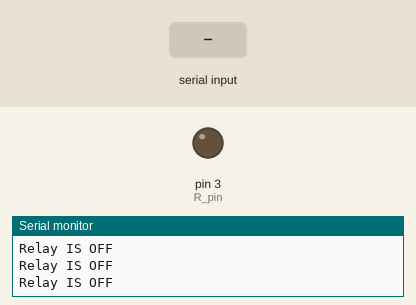
Recording of a sketch running on a simulated Arduino Uno, built with avr-gcc and run on an emulated ATmega328P. Shown: output pins drawn as LEDs (lit = HIGH), the last lines printed to the serial monitor. The test bench sets the inputs (shaded band).

Above: at 1.2 s.
1.3 s: byte 1 (1) received over Serial
At 2.0 s:
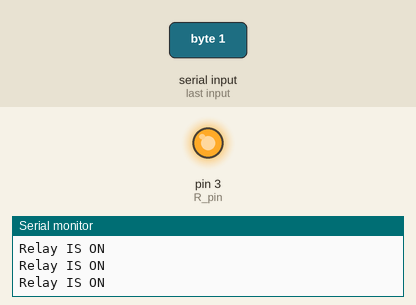
4.7 s: byte 0 (0) received over Serial
At 6.1 s:
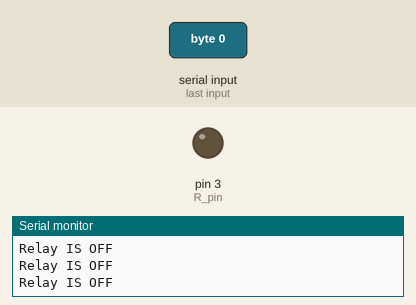
Timing chart, 0 to 7.7 s (numbered marks = the images above; inputs shaded):
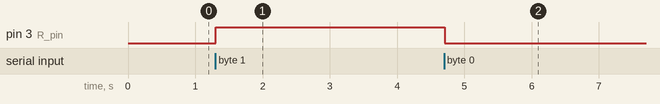

The sketch:

8.Relay_Control.ino
```cpp
int R_pin=3;// pin to connect Relay
int val=0;// variable to store serial input
void setup() {
  // put your setup code here, to run once:
pinMode(R_pin,OUTPUT);//declare relay pin as output
Serial.begin(9600);//start serial communication with baud rate 9600
}

void loop() {
  // put your main code here, to run repeatedly:
if(Serial.available())
{
  val=Serial.read();
}
 if(val==1)
  {
   digitalWrite(R_pin,HIGH);//Turn on the relay
   Serial.println("Relay IS ON");//prints on the serial monitor
  }
 else if(val==0)
  {
   digitalWrite(R_pin,LOW);//Turn off the relay
   Serial.println("Relay IS OFF");//prints on the serial monitor
  }
 else
  {
   Serial.println("Invalid Input");
  }


}
```

Measured:
- after the input at 1.3 s, pin 3 (R_pin): LOW → HIGH at once
- after the input at 4.7 s, pin 3 (R_pin): HIGH → LOW at once
